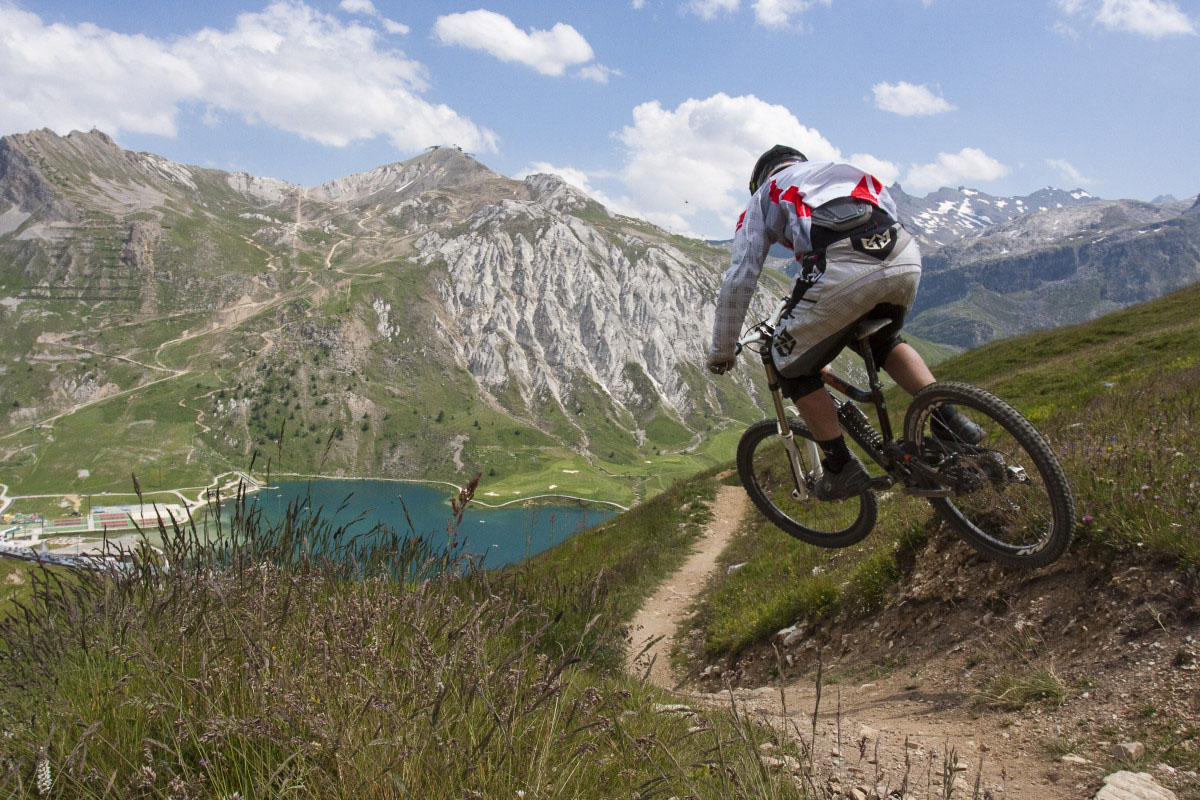
#> input picture Otto/Original/images/biking.jpg, 1200 x 800 px, given in place of the camera
$ python camera_tracking.py   (Python 2 division)
#> lines starting #> are read from the running program, lines starting #| are printed output that depends on the picture; after the words box and inside, x2 and y2 are one past the last pixel; in counts of white or black regions, pixels touching at a corner belong together
import cv2
import numpy as np
import serial
import time
from collections import deque

def stopRecording():
	video_capture.release()
	cv2.destroyWindow("Video")

def startRecording():
	frameCount = 0
	startTime = time.time()

	while True:
		ret, frame = video_capture.read()   														# frame is single frame, ignore ret
#> frame is the input picture: shape (800, 1200, 3); mean B, G, R 114.9, 124.3, 125.3
		frame = cv2.flip(frame, 1)
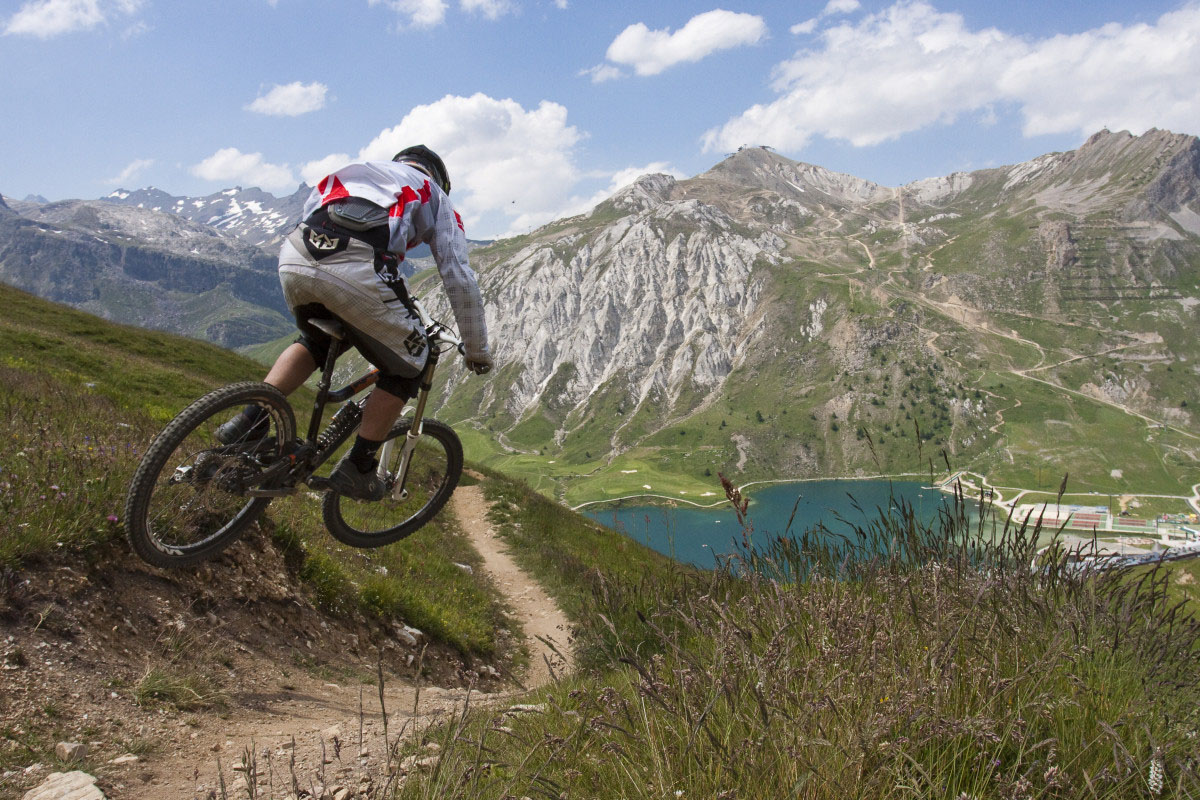
#> frame: shape (800, 1200, 3); mean B, G, R 114.9, 124.3, 125.3

		# img = cv2.GaussianBlur(frame, (5,5), 0)													# blur frame
		img = cv2.cvtColor(frame, cv2.COLOR_BGR2HSV)
#> img: shape (800, 1200, 3); mean H, S, V 51.1, 72.5, 136.6

		img = cv2.resize(img, (len(frame[0]) / scale_down, len(frame) / scale_down))				# scaling
#> img: shape (200, 300, 3); mean H, S, V 51, 72.5, 136.7

		red_lower = np.array([0, 150, 0], np.uint8)													# red color range in hsv
		red_upper = np.array([5, 255, 255], np.uint8)

		green_lower = np.array([35, 100, 125], np.uint8)											# green shirt color range in hsv
		green_upper = np.array([80, 255, 255], np.uint8)

		mask = cv2.inRange(img, red_lower, red_upper)												# mask = pixels that fall within the red color range
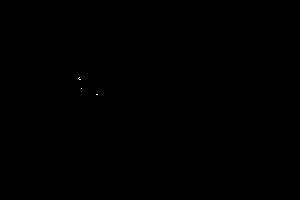
#> mask: shape (200, 300); 0.01% white in thin lines or dots, all inside (x1, y1, x2, y2) = (78, 77, 98, 95)

		dilation = np.ones((dilation_amount, dilation_amount), "uint8")
		mask = cv2.dilate(mask, dilation)															# dilate the mask
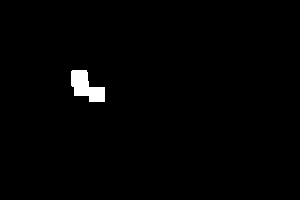
#> mask: shape (200, 300); 1.1% white; 1 white region

		contours, hierarchy = cv2.findContours(mask, cv2.RETR_LIST, cv2.CHAIN_APPROX_SIMPLE)		# find contours in the mask
#> contours = 1 contour; box (x1, y1, x2, y2) and area: (71, 70, 105, 102) 604

		max_area = 0
		largest_contour = None

		for idx, contour in enumerate(contours):													# find the largest contour
			area = cv2.contourArea(contour)
			if area > max_area:
				max_area = area
				largest_contour = contour
#> this loop made 1 pass
#> (area, max_area) on pass 1: (604.5, 604.5)
#> after the loop, largest_contour = contour of 19 points, box (x1, y1, x2, y2) (71, 70, 105, 102), area 604; max_area = 604.5

#> (the run stopped early here; a loop or call above may not have finished)

$ run again, on Otto/Original/images/snowboarder.jpg
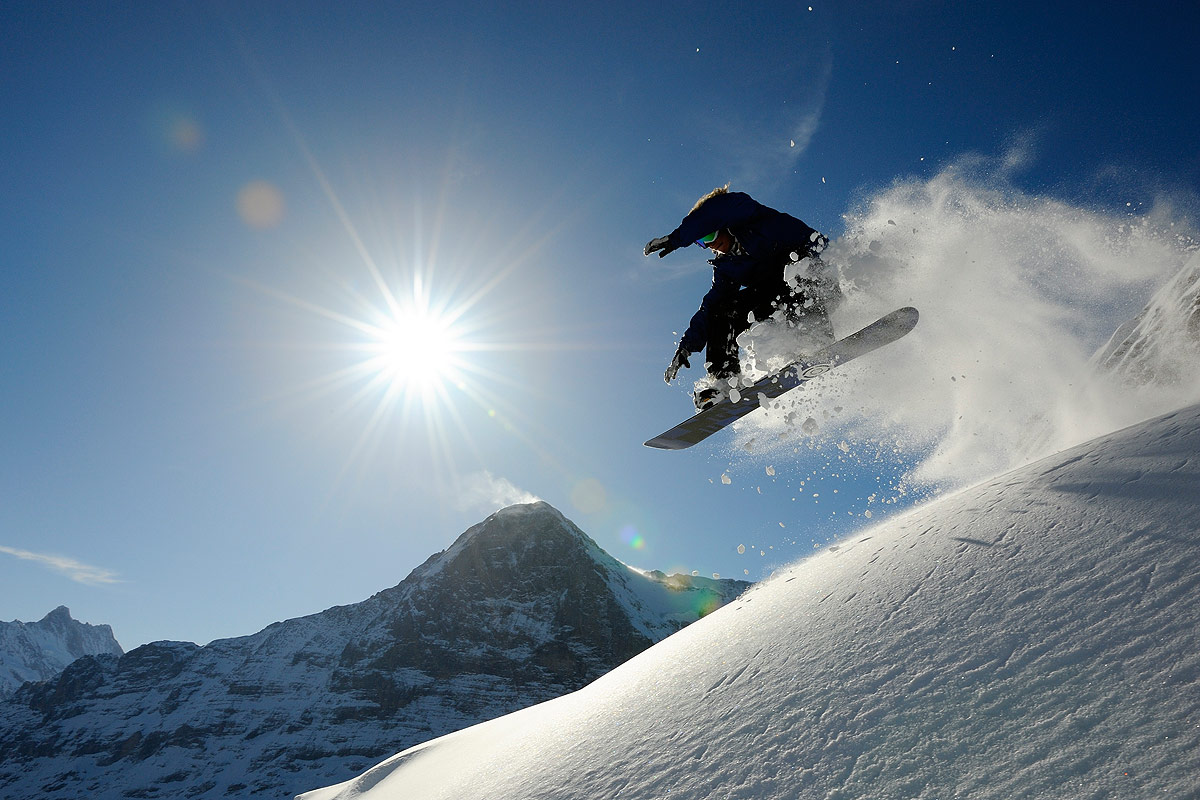
#> input picture Otto/Original/images/snowboarder.jpg, 1200 x 800 px, given in place of the camera
#> in startRecording, frame is the input picture: shape (800, 1200, 3); mean B, G, R 145.1, 127.3, 107.4
#> in startRecording, `frame = cv2.flip(frame, 1)`:
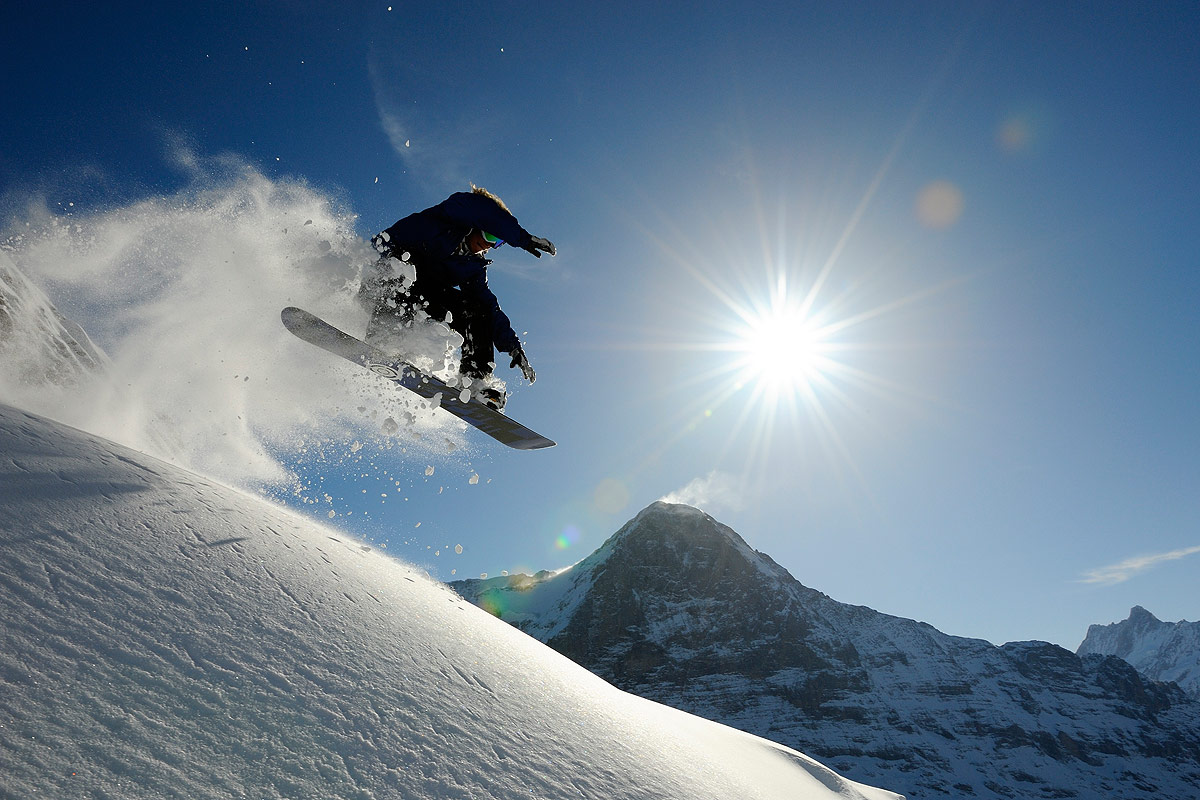
#> frame: shape (800, 1200, 3); mean B, G, R 145.1, 127.3, 107.4
#> in startRecording, `mask = cv2.dilate(mask, dilation)`:
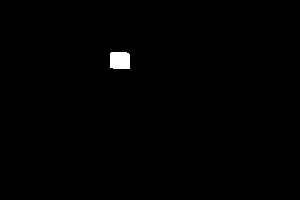
#> mask: shape (200, 300); 0.55% white; 1 white region
#> contours = 1 contour; box (x1, y1, x2, y2) and area: (110, 52, 130, 69) 298
#> the loop in startRecording, `for idx, contour in enumerate(contours):` made 1 pass
#> (area, max_area) on pass 1: (298, 298)
#> after the loop in startRecording, `for idx, contour in enumerate(contours):`: largest_contour = contour of 10 points, box (x1, y1, x2, y2) (110, 52, 130, 69), area 298; max_area = 298
